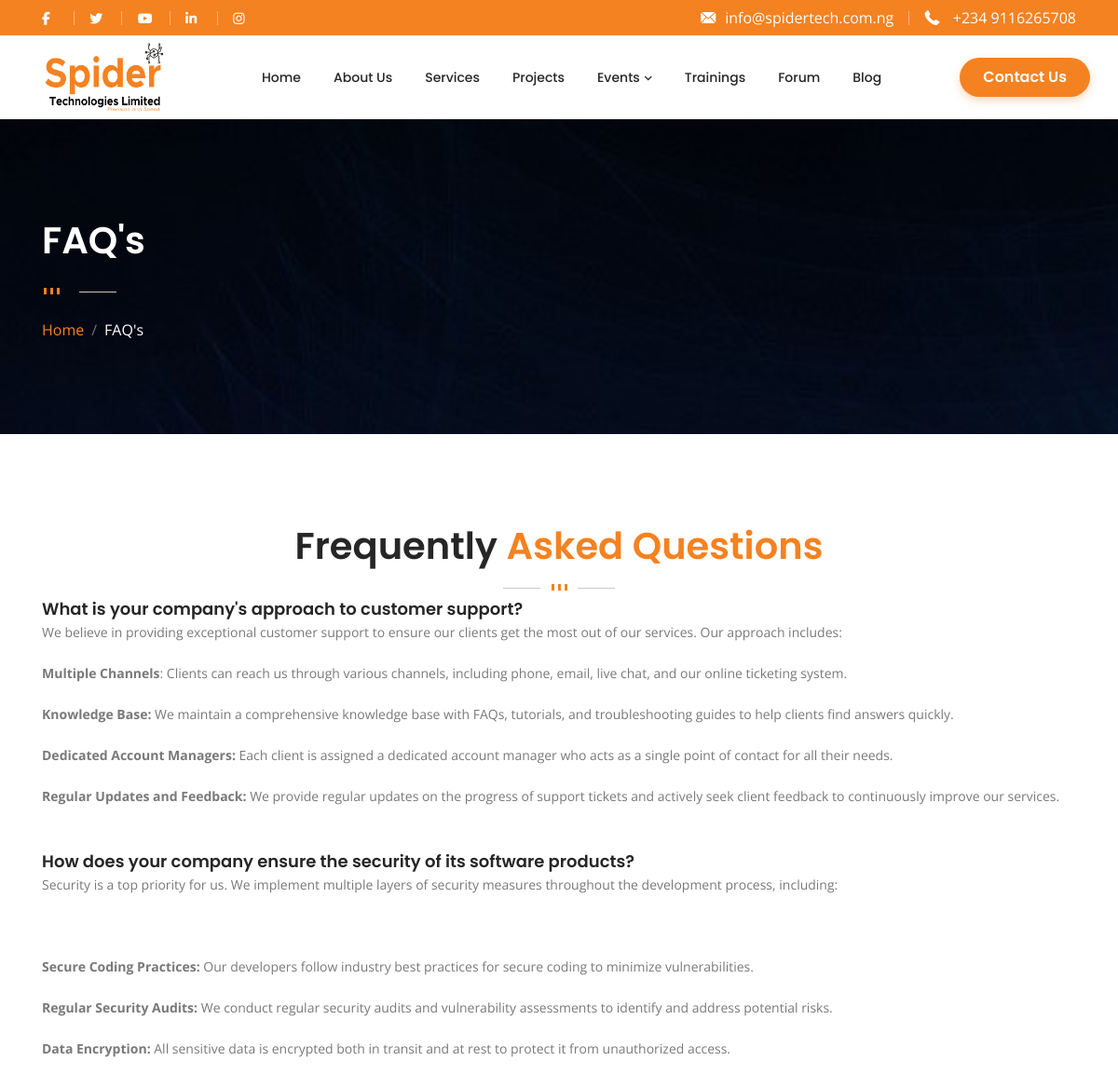
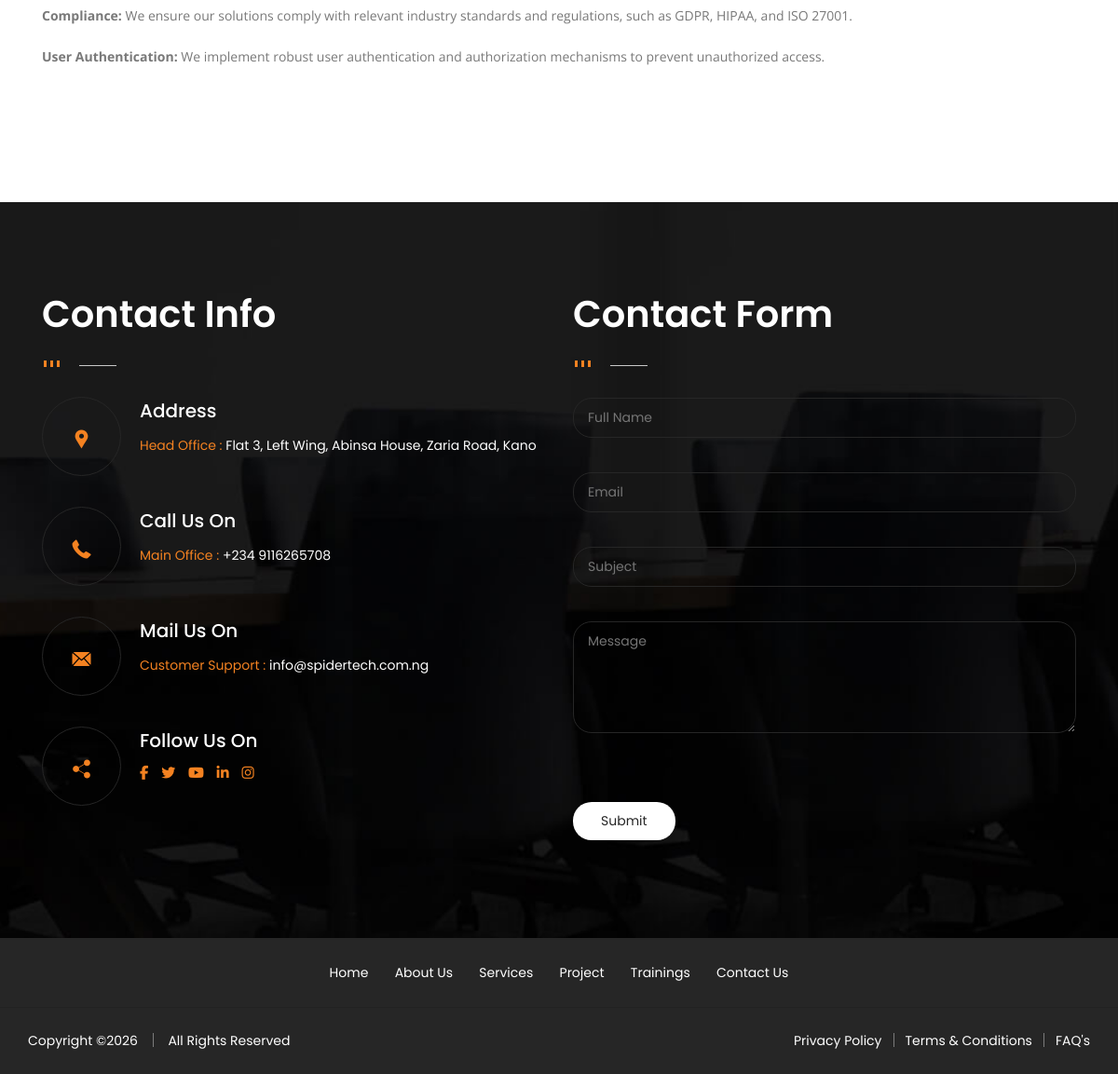
Page /faq on the committed database (2 pictures, top to bottom).
### tables this page shows
CREATE TABLE IF NOT EXISTS `contact_details` (
  `contact_id` int NOT NULL AUTO_INCREMENT,
  `contact_address` varchar(200) NOT NULL,
  `contact_email` varchar(50) NOT NULL,
  `contact_pno` varchar(15) NOT NULL,
  PRIMARY KEY (`contact_id`)
);

CREATE TABLE IF NOT EXISTS `faq_tb` (
  `faq_id` int NOT NULL AUTO_INCREMENT,
  `faq_question` varchar(400) NOT NULL,
  `faq_answer` text NOT NULL,
  PRIMARY KEY (`faq_id`)
);

### controllers/GeneralController.php (called while the page is built, shortened)
<?php
class GeneralController extends BaseController {
    public function faq() {
        $model = new GeneralModel($this->db);
        $data = [
            'faqs' => $model->getFaqs(),
            'contact' => $model->getContactDetails()
        ];
        $this->render("general/faq", $data);
    }
}
?>

### index.php (called while the page is built, shortened)
<?php
require_once "config/config.php";
require_once "config/database.php";
$router = new Router();
$routes = [
    'home' => ['HomeController', 'index'],
    '' => ['HomeController', 'index'],
    'events' => ['EventController', 'index'],
    'events/upcoming' => ['EventController', 'upcoming'],
    'events/past' => ['EventController', 'past'],
    'events/detail' => ['EventController', 'detail'],
    'trainings' => ['TrainingController', 'index'],
    'trainings/detail' => ['TrainingController', 'detail'],
    'trainings/register' => ['TrainingController', 'register'],
    'trainings/submit' => ['TrainingController', 'submit'],
    'services' => ['ServiceController', 'index'],
    'services/detail' => ['ServiceController', 'detail'],
    'projects' => ['ProjectController', 'index'],
    'projects/detail' => ['ProjectController', 'detail'],
    'forum' => ['ForumController', 'index'],
    'forum/feed' => ['ForumController', 'feed'],
    'forum/new-topic' => ['ForumController', 'newTopic'],
    'forum/discussion' => ['ForumController', 'discussion'],
    'forum/profile' => ['ForumController', 'profile'],
    'forum/updateProfile' => ['ForumController', 'updateProfile'],
    'forum/sign-in' => ['AuthController', 'signIn'],
    'forum/sign-up' => ['AuthController', 'signUp'],
    'forum/logout' => ['AuthController', 'logout'],
    'forum/verify' => ['VerificationController', 'verify'],
    'forum/feed/like' => ['FeedController', 'like'],
    'forum/feed/reply' => ['FeedController', 'reply'],
    'forum/feed/store' => ['FeedController', 'store'],
    'forum/feed/fetch' => ['FeedController', 'fetch'],
    'forum/feed/upload' => ['FeedController', 'uploadImage'],
    'forum/feed/like-reply' => ['FeedController', 'likeReply'],
    'about' => ['GeneralController', 'about'],
    'contact' => ['GeneralController', 'contact'],
    'faq' => ['GeneralController', 'faq'],
    'blog' => ['GeneralController', 'blog']
];
foreach ($routes as $path => $route) {
    $router->addRoute($path, $route[0], $route[1]);
}
$router->handleRequest();
?>

### models/GeneralModel.php (called while the page is built, shortened)
<?php
class GeneralModel {
    private $conn;
    public function __construct($db) {
        $this->conn = $db;
    }
    public function getContactDetails() {
        $query = "SELECT * FROM `contact_details` WHERE contact_id = 1 LIMIT 1";
        $stmt = $this->conn->prepare($query);
        $stmt->execute();
        return $stmt->fetch(PDO::FETCH_ASSOC);
    }
    public function getFaqs() {
        try {
            $stmt = $this->conn->query("SELECT * FROM faq_tb ORDER BY faq_id DESC");
            return $stmt->fetchAll(PDO::FETCH_ASSOC);
        } catch (PDOException $e) {
            return [];
        }
    }
}
?>

### config/config.php (called while the page is built, shortened)
<?php
spl_autoload_register(function ($class_name) {
    $paths = [
        ROOT_PATH . '/models/',
        ROOT_PATH . '/controllers/',
        ROOT_PATH . '/utils/',
        ROOT_PATH . '/config/'
    ];
    foreach ($paths as $path) {
        $file = $path . $class_name . '.php';
        if (file_exists($file)) {
            return;
        }
    }
});

### config/db_config.php (called while the page is built)
<?php
return [
    'db_host' => '127.0.0.1',
    'db_name' => 'spider_tech_updated_db',
    'db_user' => 'root',
    'db_pass' => ''
];
?>

### config/database.php (called while the page is built, shortened)
<?php
class Database {
    private $host;
    private $db_name;
    private $username;
    private $password;
    public function __construct() {
        $config = require __DIR__ . '/db_config.php';
        $this->host = $config['db_host'];
        $this->db_name = $config['db_name'];
        $this->username = $config['db_user'];
        $this->password = $config['db_pass'];
    }
    public function getConnection() {
        $this->conn = null;
        try {
            $this->conn = new PDO("mysql:host=" . $this->host . ";dbname=" . $this->db_name, $this->username, $this->password);
            $this->conn->setAttribute(PDO::ATTR_ERRMODE, PDO::ERRMODE_EXCEPTION);
            $this->conn->exec("set names utf8");
        } catch(PDOException $exception) {
            error_log("Connection error: " . $exception->getMessage());
        }
        return $this->conn;
    }
}
?>

### views/general/faq.php (the view)
<section id="inner-banner" class="index-2">
  <div class="container">
    <div class="col-lg-12 col-md-12 col-xs-12">
      <div class="inner-heading">
        <h2>FAQ's</h2>
        <div class="separator left-align"><ul><li></li><li></li><li></li></ul></div>
        <nav aria-label="breadcrumb">
          <ol class="breadcrumb">
             <li class="breadcrumb-item"><a href="<?= BASE_URL ?>/" title="Home">Home</a></li>
            <li class="breadcrumb-item active" aria-current="page">FAQ's</li>
          </ol>
        </nav>
      </div>
    </div>
  </div>
</section>
<section id="faq" class="index-2 padding">
  <div class="container">
    <div class="section_heading">
      <h2>Frequently <span>Asked Questions</span></h2>
      <div class="separator"><ul><li></li><li></li><li></li></ul></div>
    </div>
    <div class="col-lg-12">
      <?php if (!empty($faqs)): ?>
          <?php foreach ($faqs as $faq): ?>
          <div class="faq-item mb-4">
              <h5 class="faq-question"><?= htmlspecialchars($faq['faq_question']); ?></h5>
              <div class="faq-answer">
                  <?= stripslashes($faq['faq_answer']); ?>
              </div>
          </div>
          <?php endforeach; ?>
      <?php else: ?>
          <p class="text-center">No questions found.</p>
      <?php endif; ?>
    </div>
  </div>
</section>

### views/layout/header.php (shortened to what this page needs)
<!doctype html>
<html lang="en">
<head>
    <link rel="stylesheet" href="<?= BASE_URL ?>/css/animate.css" />
    <link rel="stylesheet" href="https://unicons.iconscout.com/release/v3.0.6/css/line.css">
    <link rel="stylesheet" href="https://cdnjs.cloudflare.com/ajax/libs/font-awesome/6.6.0/css/all.min.css">
    <link rel="stylesheet" href="<?= BASE_URL ?>/css/flaticon.css" />
    <link rel="stylesheet" href="<?= BASE_URL ?>/css/bootstrap.min.css" />
    <link rel="stylesheet" href="<?= BASE_URL ?>/css/owl.carousel.min.css" />
    <link rel="stylesheet" href="<?= BASE_URL ?>/css/owl.theme.default.min.css" />
    <link rel="stylesheet" href="<?= BASE_URL ?>/css/lightbox.css" />
    <link rel="stylesheet" href="<?= BASE_URL ?>/css/skin-red.css" />
    <link rel="stylesheet" href="<?= BASE_URL ?>/css/header.css" />
    <link rel="stylesheet" href="<?= BASE_URL ?>/css/style.css" />
    <link rel="stylesheet" href="<?= BASE_URL ?>/css/responsive.css" />
</head>
<body>
<div class="wraper">
  <div class="header-top contact_info">
      <div class="container">
        <div class="col-lg-12 col-md-12">
          <div class="row">
            <div class="col-lg-6 col-md-6 col-sm-12 col-xs-12">
              <div class="follow_us_on">
                <ul>
                  <li><a target="_blank" href="https://web.facebook.com/people/Spider-Hub-Spider-Technologies-Limited/61561284852721/" title="Facebook" ><i class="fab fa-facebook-f"></i></a></li>
                  <li><a href="javascript:void(0)" title="Twitter" ><i class="fab fa-twitter"></i></a></li>
                  <li><a target="_blank" href="https://www.youtube.com/channel/UCBg_EHRiMiwkJyCuva84zNw" title="Youtube" ><i class="fab fa-youtube"></i></a></li>
                  <li><a href="javascript:void(0)" title="Linkedin" ><i class="fab fa-linkedin-in"></i></a></li>
                  <li><a target="_blank" href="https://www.instagram.com/spidertech.hub?igsh=bGhnbWU3OHE5cWtp" title="Instagram" ><i class="fab fa-instagram"></i></a></li>
                </ul>
              </div>
            </div>
            <div class="col-lg-6 col-md-6 col-sm-12 col-xs-12 mail-call">
              <div class="mail-to"><i class="flat flaticon-mail-black-envelope-symbol"></i><?= $contact['contact_email'] ?? ''; ?></div>
              <div class="call-on"><i class="flat flaticon-phone-receiver"> </i><?= $contact['contact_pno'] ?? ''; ?></div>
            </div>
          </div>
        </div>
      </div>
    </div>
  <header class="header index-2">
    <div class="container">
     <nav class="navbar navbar-expand-lg">
            <h2 class="nav-brand"><a class="navbar-brand" href="<?= BASE_URL ?>/home" title="Spider Tech"><img src="<?= BASE_URL ?>/images/spider-tech.png" class="logo" alt=""> </a></h2>
             <div class="main-menu collapse navbar-collapse d-lg-flex justify-content-lg-between w-100" id="nav-content">
              <ul class="navbar-nav mx-auto text-center">
                <li class="nav-item dropdown active"><a class="nav-link"  href="<?= BASE_URL ?>/home">Home</a></li>
                 <li class="nav-item dropdown"><a class="nav-link"  href="<?= BASE_URL ?>/about">About Us</a></li>
                 <li class="nav-item dropdown"><a class="nav-link" href="<?= BASE_URL ?>/services">Services</a></li>
                <li class="nav-item dropdown"><a class="nav-link"  href="<?= BASE_URL ?>/projects">Projects</a></li>
                <li class="nav-item dropdown">
                  <a class="nav-link dropdown-toggle" data-toggle="dropdown" href="#">Events</a>
                </li>
                <li class="nav-item dropdown"><a class="nav-link" href="<?= BASE_URL ?>/trainings">Trainings</a></li>
                 <li class="nav-item dropdown"><a class="nav-link" href="<?= BASE_URL ?>/forum">Forum</a></li>
                 <li class="nav-item dropdown"><a class="nav-link" href="<?= BASE_URL ?>/blog">Blog</a></li>
              </ul>
              <div class="text-center mt-3 mt-lg-0 ml-lg-3">
                  <a class="btn text-white px-4 py-2" href="<?= BASE_URL ?>/contact" style="background-color: #f48221; border-radius: 50px; font-weight: 600; box-shadow: 0 4px 10px rgba(244,130,33,0.3);">Contact Us</a>
              </div>
            </div>
          </nav>
    </div>
  </header>

### views/layout/footer.php (shortened to what this page needs)
<footer class="home index-2">
  <div class="container">
    <div class="col-lg-12">
      <div class="row row-safari">
        <div class="col-lg-6 col-md-6 col-sm-12 col-xs-12">
          <div class="section_heading">
            <h2>Contact Info</h2>
              <div class="separator left-align"><ul><li></li><li></li><li></li></ul></div>
          </div>
          <div class="contact_info">
             <ul>
               <li><div class="icon"><i class="flat flaticon-facebook-placeholder-for-locate-places-on-maps"></i></div><div class="detail"><h5>Address</h5><div class="content">Head Office : <span class="value"> <?= $contact['contact_address'] ?? ''; ?></span></div></div></li>
               <li><div class="icon"><i class="flat flaticon-phone-receiver"></i></div><div class="detail"><h5>Call Us On</h5><div class="content">Main Office : <span class="value"><?= $contact['contact_pno'] ?? ''; ?></span></div></div></li>
               <li><div class="icon"><i class="flat flaticon-mail-black-envelope-symbol"></i></div><div class="detail"><h5>Mail Us On</h5><div class="content">Customer Support : <span class="value"><a href="javascript:void(0)" title="<?= $contact['contact_email'] ?? ''; ?>"><?= $contact['contact_email'] ?? ''; ?></a></span></div></div></li>
               <li><div class="icon"><i class="flat flaticon-share"></i></div><div class="detail"><h5>Follow Us On</h5><div class="content">
                      <a target="_blank" href="https://web.facebook.com/people/Spider-Hub-Spider-Technologies-Limited/61561284852721/" title="Facebook" ><i class="fab fa-facebook-f"></i></a>
                      <a href="javascript:void(0)" title="Twitter" ><i class="fab fa-twitter"></i></a>
                      <a target="_blank" href="https://www.youtube.com/channel/UCBg_EHRiMiwkJyCuva84zNw" title="Youtube" ><i class="fab fa-youtube"></i></a>
                      <a href="javascript:void(0)" title="Linkedin" ><i class="fab fa-linkedin-in"></i></a>
                      <a target="_blank" href="https://www.instagram.com/spidertech.hub?igsh=bGhnbWU3OHE5cWtp" title="Instagram" ><i class="fab fa-instagram"></i></a>
                   </div></div></li>
             </ul>
          </div>
        </div>
        <div class="col-lg-6 col-md-6 col-sm-12 col-xs-12">
           <div class="section_heading"><h2>Contact Form</h2><div class="separator left-align"><ul><li></li><li></li><li></li></ul></div></div>
           <div class="contact-form">
              <form id="footerForm" action="" method="post">
                <div class="col-lg-12 col-md-6 mb10" id="footerMessage"></div>
                <div class="form-group"><input name="name" type="text" placeholder="Full Name" /></div>
                <div class="form-group"><input name="email" type="text" placeholder="Email" /></div>
                <div class="form-group"><input name="subject" type="text" placeholder="Subject" /></div>
                <div class="form-group"><textarea name="message" placeholder="Message"></textarea></div>
                <div class="form-group"><button id="send" name="send" type="submit">Submit</button></div>
              </form>
           </div>
        </div>
      </div>
    </div>
  </div>
<div class="bottom">
    <div class="container">
      <div class="navigation">
         <ul>
          <li><a href="<?= BASE_URL ?>/home" title="Homepage">Home</a></li>
          <li><a href="<?= BASE_URL ?>/about" title="About Us">About Us</a></li>
          <li><a href="<?= BASE_URL ?>/services" title="Services">Services</a></li>
          <li><a href="<?= BASE_URL ?>/projects" title="Projects">Project</a></li>
          <li><a href="<?= BASE_URL ?>/trainings" title="Trainings">Trainings</a></li>
          <li><a href="<?= BASE_URL ?>/contact" title="Contact Us">Contact Us</a></li>
        </ul>
      </div>
    </div>
    <hr />
    <div class="container">
      <div class="col-lg-12 col-md-12 col-sm-12 col-xs-12 copyright">
        <div class="row">
          <div class="col-lg-6 col-md-6 col-sm-12 col-xs-12"> Copyright &copy;<span id="copyright-year"></span> <span class="separator-pipesign white"></span> All Rights Reserved</div>
          <div class="col-lg-6 col-md-6 col-sm-12 col-xs-12 text-right"> <a href="javascript:void(0)">Privacy Policy</a><a href="javascript:void(0)">Terms &amp; Conditions</a><a href="<?= BASE_URL ?>/faq">FAQ's</a> </div>
        </div>
      </div>
    </div>
  </div>
</footer>
</body>
</html>

### rows in the picture
contact_details: contact_email "info@spidertech.com.ng", contact_pno "+234 9116265708", contact_address "Flat 3, Left Wing, Abinsa House, Zaria Road, Kano"
faq_tb: faq_question "What is your company's approach to customer support?", faq_answer "We believe in providing exceptional customer support to ensure our clients get the most out of our services. Our approach includes: Multiple Channels : Clients can reach us through various channels, including phone, email, live chat, and our online ticketing system. Knowledge Base: We maintain a comprehensive knowledge base with FAQs, tutorials, and troubleshooting guides to help clients find answers quickly. Dedicated Account Managers: Each client is assigned a dedicated account manager who acts as a single point of contact for all their needs. Regular Updates and Feedback: We provide regular updates on the progress of support tickets and actively seek client feedback to continuously…"
faq_tb: faq_question "How does your company ensure the security of its software products?", faq_answer "Security is a top priority for us. We implement multiple layers of security measures throughout the development process, including: Secure Coding Practices: Our developers follow industry best practices for secure coding to minimize vulnerabilities. Regular Security Audits: We conduct regular security audits and vulnerability assessments to identify and address potential risks. Data Encryption: All sensitive data is encrypted both in transit and at rest to protect it from unauthorized access. Compliance: We ensure our solutions comply with relevant industry standards and regulations, such as GDPR, HIPAA, and ISO 27001. User Authentication: We implement robust user authentication and…"
